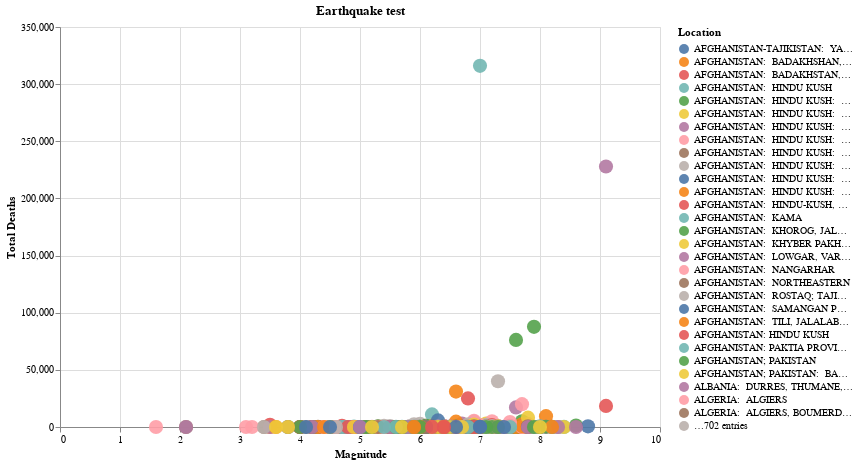

The code cell stored with this chart in its notebook:
### Markdown cell above
## The First Plot for Hypothesis 2
- First we created a simple scatter plot with  Total Deaths on the vertical axis and Magnitude on the horizontal axis 
- There are far too many categories in the legend, many of them are very similar

### Code cell
alt.Chart(data_h2).mark_circle(filled=True, 
                                size=200, 
                                opacity=0.9, 
                                color='tableau20').encode(
    x=alt.X('Mag', title='Magnitude'),
    y=alt.Y('Total Deaths', title='Total Deaths'),
    color=alt.Color('Location Name', legend=alt.Legend(title='Location')),
).configure_axis(
    tickCount=10
).properties(
    title='Earthquake Deaths by Location',
    width=600,
    height=400
)

### Figure 1 — Vega-Lite specification as saved in the notebook (floating-point values rounded to 4 significant figures; data arrays with more than 128 entries replaced by an {"elided": "..."} marker saying what was removed)
{"config": {"view": {"continuousWidth": 400, "continuousHeight": 300}, "axis": {"tickCount": 10}}, "data": {"name": "data-59f83cd71c80ea99c812452036aa3c46"}, "mark": {"type": "circle", "color": "tableau20", "filled": true, "opacity": 0.9, "size": 200}, "encoding": {"color": {"type": "nominal", "field": "Location Name", "legend": {"title": "Location"}}, "x": {"type": "quantitative", "field": "Mag", "title": "Magnitude"}, "y": {"type": "quantitative", "field": "Total Deaths", "title": "Total Deaths"}}, "height": 400, "title": "Earthquake test", "width": 600, "$schema": "https://vega.github.io/schema/vega-lite/v4.8.1.json", "datasets": {"data-59f83cd71c80ea99c812452036aa3c46": {"elided": "812 records"}}}
